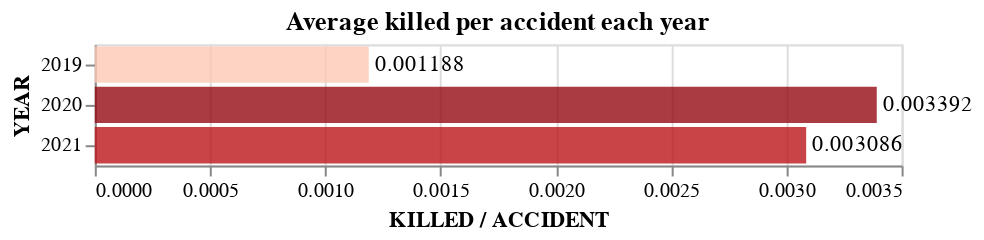

Source (notebook cell):
### Code cell
bars = alt.Chart(ratio_merged).mark_bar(
    opacity=0.8
).encode(
    y=alt.Y('YEAR:N', title='YEAR'),
    x='ratio:Q',
    color=alt.Color('ratio:Q',legend=None, scale=alt.Scale(scheme='reds'))
)
text = alt.Chart(ratio_merged).mark_text(
    align='left',
    baseline='middle',
    dx=3
).encode(
    y=alt.Y('YEAR:N', title='YEAR'),
    x=alt.X('ratio:Q', title='KILLED / ACCIDENT')
    ,text=alt.Text('ratio:Q', format='.4')
)

(bars + text).properties(title="Average killed per accident each year")

### Figure 1 — Vega-Lite specification as saved in the notebook (floating-point values rounded to 4 significant figures)
{"config": {"view": {"continuousWidth": 400, "continuousHeight": 300}}, "layer": [{"mark": {"type": "bar", "opacity": 0.8}, "encoding": {"color": {"field": "ratio", "legend": null, "scale": {"scheme": "reds"}, "type": "quantitative"}, "x": {"field": "ratio", "type": "quantitative"}, "y": {"field": "YEAR", "title": "YEAR", "type": "nominal"}}}, {"mark": {"type": "text", "align": "left", "baseline": "middle", "dx": 3}, "encoding": {"text": {"field": "ratio", "format": ".4", "type": "quantitative"}, "x": {"field": "ratio", "title": "KILLED / ACCIDENT", "type": "quantitative"}, "y": {"field": "YEAR", "title": "YEAR", "type": "nominal"}}}], "data": {"name": "data-b72cfcbc6b9b385e6c7f907633485867"}, "title": "Average killed per accident each year", "$schema": "https://vega.github.io/schema/vega-lite/v4.17.0.json", "datasets": {"data-b72cfcbc6b9b385e6c7f907633485867": [{"YEAR": 2019, "TOTAL KILLED": 20.0, "TOTAL INJURED": 4811.0, "TOTAL ACCIDENTS": 16829, "ratio": 0.001188, "ratio_inj": 0.2859}, {"YEAR": 2020, "TOTAL KILLED": 14.0, "TOTAL INJURED": 1312.0, "TOTAL ACCIDENTS": 4127, "ratio": 0.003392, "ratio_inj": 0.3179}, {"YEAR": 2021, "TOTAL KILLED": 27.0, "TOTAL INJURED": 4094.0, "TOTAL ACCIDENTS": 8749, "ratio": 0.003086, "ratio_inj": 0.4679}]}}
